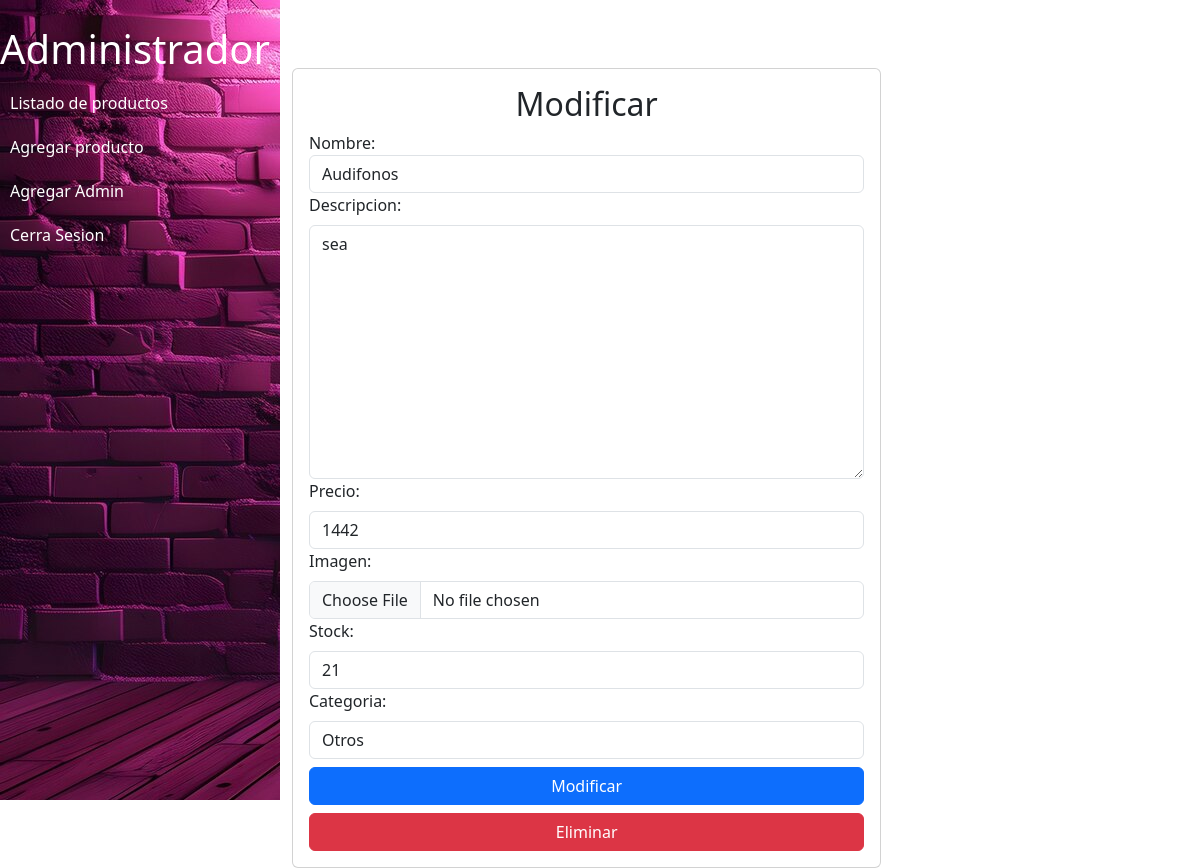
Screenshot of /productos/editar/1 (signed in) with the database file from the repository.
### modulos/productos/models.py (models this page shows)
class Producto(models.Model):
    nombre = models.CharField(max_length=30)
    descripcion = models.TextField()
    imagen = models.ImageField(upload_to='productos',null=True)
    precio = models.IntegerField(validators=[MinValueValidator(1)])
    stock= models.SmallIntegerField(validators=[MinValueValidator(1)])
    categoria = models.CharField(max_length=20, choices=categorias)

### modulos/productos/views.py (the view, shortened to what this page needs)
# urls.py: path('editar/<int:id>',views.modificar,name='editar'),
@login_required
def modificar(request,id):
    if request.method == 'GET':
        producto = get_object_or_404(Producto,id =id)
        datos = {
            'formulario':productoForm(instance= producto),
            'idprod':producto.id
        }
        return render(request,'productos/modificar.html',datos)

### modulos/productos/forms.py
class productoForm(forms.ModelForm):
    class Meta:
        model = Producto
        fields = ('nombre','descripcion','precio','imagen','stock','categoria')
        widgets = {
            'nombre': forms.TextInput(attrs={'class':'form-control','placeholder':'Ingresa un nombre'}),
            'descripcion': forms.Textarea(attrs={'class':'form-control mt-2','placeholder':'Ingresa una descripcion'}),
            'precio': forms.NumberInput(attrs = {'class':'form-control mt-2','placeholder':'Ingresa el precio'}),
            'imagen':forms.FileInput(attrs = {'class':'form-control mt-2'}),
            'stock': forms.NumberInput(attrs = {'class':'form-control mt-2','placeholder':'Ingresa el stock'}),
            'categoria': forms.Select(attrs = {'class':'form-control mt-2','placeholder':'Selecciona una categoria'}),
        }

### templates/productos/modificar.html (shortened to what this page needs)
{% extends '../base/base2.html' %}
{% block content %}
<div class="col-sm-12 col-md-7 col-lg-8 col-xl-8">
        <form action="" method="post" class="card card-body mt-5" enctype="multipart/form-data">
            <h2 class=" text-center">Modificar</h2>
            {{formulario}}
            <button class="btn btn-primary mt-2">Modificar</button>
            <a href="{% url 'eliminar' idprod %}" class="btn btn-danger mt-2">Eliminar</a>
        </form>
</div>
{% endblock %}

### static/css/adminstyle.css (style rules this page uses)
body { display: flex; }

### rows the page displays
Producto: nombre "Audifonos", descripcion "sea", precio "1442", stock "21", categoria "Otros"
